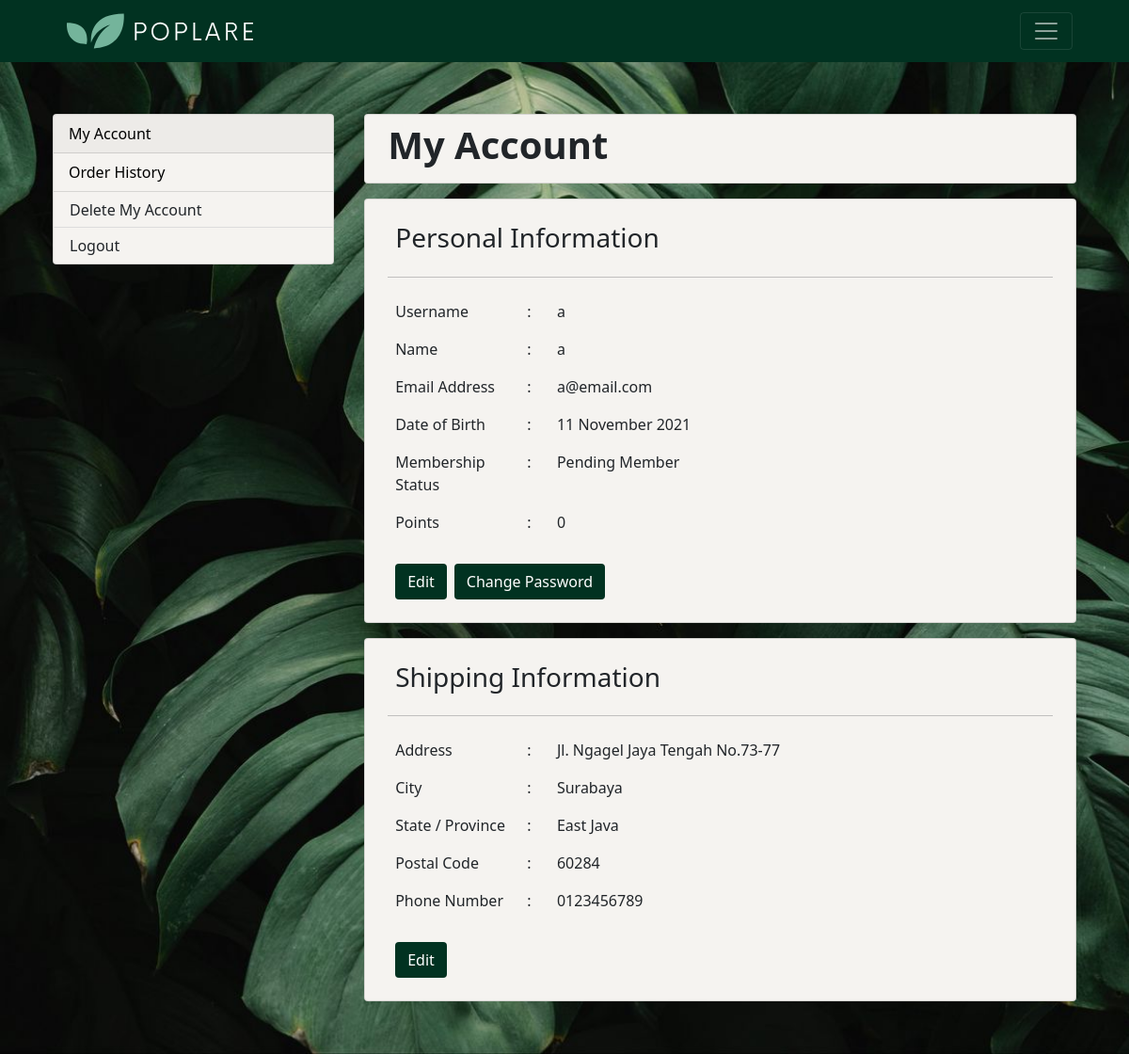
The app's page /useraccount.php (signed in) with its own data.
### tables this page shows
CREATE TABLE `users` (
  `id_user` int(11) NOT NULL,
  `username` varchar(255) NOT NULL,
  `password` varchar(255) NOT NULL,
  `name` varchar(255) NOT NULL,
  `email` varchar(255) NOT NULL,
  `birthdate` date DEFAULT NULL,
  `member` int(11) NOT NULL,
  `point` int(11) NOT NULL,
  `status` int(11) NOT NULL DEFAULT 1
);

CREATE TABLE `shipping` (
  `id_shipping` int(11) NOT NULL,
  `id_user` int(11) NOT NULL,
  `address` varchar(255) DEFAULT NULL,
  `city` varchar(255) DEFAULT NULL,
  `province` varchar(255) DEFAULT NULL,
  `postcode` varchar(15) DEFAULT NULL,
  `phone` varchar(15) DEFAULT NULL
);

### useraccount.php (the view, shortened to what this page needs)
<?php
    require_once("./conn.php");
    $username = $_SESSION["username"];
    $stmt = $conn->query("SELECT * FROM users WHERE username='$username'");
    $user = $stmt->fetch_assoc();
    $idUser = $user["id_user"];
    $stmt = $conn->query("SELECT * FROM shipping WHERE id_user='$idUser'");
    $userShip = $stmt->fetch_assoc();
?>
<!DOCTYPE html>
<html lang="en">
<head>
    <link href="https://cdn.jsdelivr.net/npm/bootstrap@5.1.3/dist/css/bootstrap.min.css" rel="stylesheet">
    <link rel="stylesheet" href="https://cdnjs.cloudflare.com/ajax/libs/font-awesome/4.7.0/css/font-awesome.min.css">
</head>
<body style="background-color: #f5f3f0;">
<nav class="navbar navbar-expand-xxl navbar-dark ps-xl-5 pe-xl-5 fixed-top" style="background-color: #013221;" id="mynav">
<div class="container-fluid navku">
    <a href="index.php" class="logo">
    <div style="transform: scale(0.9);"></div>
    </a>
    <button class="navbar-toggler" type="button" data-bs-toggle="collapse" data-bs-target="#navbarSupportedContent" aria-controls="navbarSupportedContent" aria-expanded="false" aria-label="Toggle navigation">
        <span class="navbar-toggler-icon"></span>
    </button>
</div>
</nav>
    <div class="content ps-5 pe-5 pt-5 pb-5 d-flex" style="margin-top: 65px;" id="content">
        <div class="left p-2 pe-4">
            <div class="card" style="background-color: #f5f3f0;">
                <div class="card-header">
                <a href="useraccount.php" style="color: black; text-decoration: none;">My Account</a>
                </div>
                <ul class="list-group list-group-flush">
                    <li class="list-group-item" style="background-color: #f5f3f0;"><a href="orderhistory.php" style="color: black; text-decoration: none;">Order History</a></li>
                    <button class="btn ps-3" id="menuDelete" class="menuDelete" style="background-color: #f5f3f0; width: 100%; text-align: left; border-bottom: 1px solid gainsboro; border-radius: 0;" onclick="popup()">Delete My Account</button>
                    <form action="#" method="POST">
                        <button class="btn ps-3" name="btnLogout" style="background-color: #f5f3f0; width: 100%; text-align: left;">Logout</button>
                    </form>
                </ul>
            </div>
        </div>
        <div class="right p-2">
            <div class="title card p-2 ps-4 mb-3" style="background-color: #f5f3f0;">
                <h1><b>My Account</b></h1>
            </div>
            <div class="accInfo card p-2 p-lg-4 mb-3" style="background-color: #f5f3f0;">
                <div class="subtitle ps-2">
                    <h3>Personal Information</h3>
                </div>
                <hr>
                <div class="text">
                    <table class="table table-borderless" style="width: 90%;">
                        <tr>
                            <td style="width: 22%;">Username</td>
                            <td style="width: 5%;">:</td>
                            <td><?= $user["username"] ?></td>
                        </tr>
                        <tr>
                            <td style="width: 22%;">Name</td>
                            <td style="width: 5%;">:</td>
                            <td><?= $user["name"] ?></td>
                        </tr>
                        <tr>
                            <td style="width: 22%;">Email Address</td>
                            <td style="width: 5%;">:</td>
                            <td><?= $user["email"] ?></td>
                        </tr>
                        <tr>
                            <td style="width: 22%;">Date of Birth</td>
                            <td style="width: 5%;">:</td>
                            <td><?= date("d F Y", strtotime($user["birthdate"])) ?></td>
                        </tr>
                        <tr>
                            <td style="width: 22%;">Membership Status</td>
                            <td style="width: 5%;">:</td>
                            <?php
                                $memberStat = "";
                                if($user["member"]==0){
                                    $memberStat = "Non-Member";
                                }
                                else if($user["member"]==1){
                                    $memberStat = "Member";
                                }
                                else{
                                    $memberStat = "Pending Member";
                                }
                            ?>
                            <td><?= $memberStat ?></td>
                        </tr>
                        <tr>
                            <td style="width: 22%;">Points</td>
                            <td style="width: 5%;">:</td>
                            <td><?= $user["point"] ?></td>
                        </tr>
                    </table>
                </div>
                <div class="buttons d-flex">
                    <form action="editinfo.php" method="POST" class="ps-2">
                        <button class="hoverable btn mt-2" name="editAcc">Edit</button>
                    </form>
                    <form action="changepass.php" method="POST" class="ps-2">
                        <button class="hoverable btn mt-2" name="changepass">Change Password</button>
                    </form>
                </div>
            </div>
            <div class="shippingInfo card p-4" style="background-color: #f5f3f0;">
                <div class="subtitle ps-2">
                    <h3>Shipping Information</h3>
                </div>
                <hr>
                <div class="text">
                    <table class="table table-borderless" style="width: 90%;">
                        <tr>
                            <td style="width: 22%;">Address</td>
                            <td style="width: 5%;">:</td>
                            <td><?= $userShip["address"] ?></td>
                        </tr>
                        <tr>
                            <td style="width: 22%;">City</td>
                            <td style="width: 5%;">:</td>
                            <td><?= $userShip["city"] ?></td>
                        </tr>
                        <tr>
                            <td style="width: 22%;">State / Province</td>
                            <td style="width: 5%;">:</td>
                            <td><?= $userShip["province"] ?></td>
                        </tr>
                        <tr>
                            <td style="width: 22%;">Postal Code</td>
                            <td style="width: 5%;">:</td>
                            <td><?= $userShip["postcode"] ?></td>
                        </tr>
                        <tr>
                            <td style="width: 22%;">Phone Number</td>
                            <td style="width: 5%;">:</td>
                            <td><?= $userShip["phone"] ?></td>
                        </tr>
                    </table>
                </div>
                <form action="editshipping.php" method="POST" class="ps-2">
                    <button class="hoverable btn mt-2" name="editShipping">Edit</button>
                </form>
            </div>
        </div>
    </div>
</body>
</html>

### useraccount.php (style rules this page uses)
.content { width: 100%; display: flex; background-image: url("./asset/bg2.jpg"); background-size: cover; background-repeat: no-repeat; background-attachment: fixed; position: relative; user-select: none; }
.left { width: 30%; }
.right { width: 70%; }
.hoverable { background-color: #013221; color: white; }

### records on screen
users: username "a", name "a", email "a@email.com", birthdate "11 November 2021", member "Pending Member", point "0"
shipping: address "Jl. Ngagel Jaya Tengah No.73-77", city "Surabaya", province "East Java", postcode "60284", phone "0123456789"
